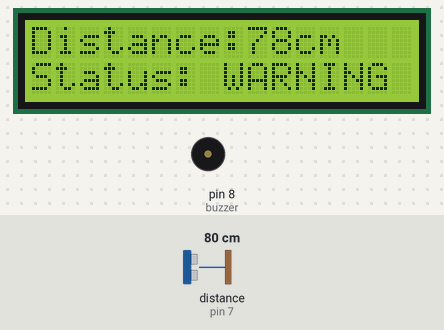
Simulated run of this sketch. Board: Arduino Uno, built with avr-gcc and run on an emulated ATmega328P. Shown: 16×2 character LCD, buzzer (waves = sounding). Wiring (inferred from the names in the program): ultrasonic range finder: trigger pin 6; echo pin 7. Inputs (shaded band) come from the test bench; at power-on: distance to the obstacle (sensor on pin 7) 80 cm. The echo pulse lasts 58.3 µs per cm; what the sketch prints to the serial monitor is not drawn.

Above: at 3.2 s.
3.3 s: distance to the obstacle (sensor on pin 7) set to 2 cm
At 4.3 s:
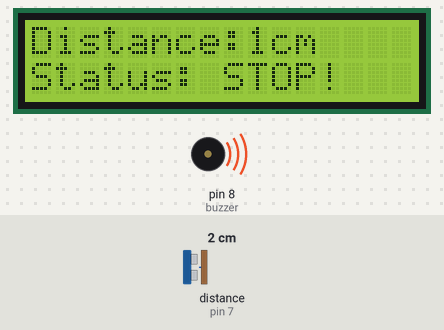
5.5 s: distance to the obstacle (sensor on pin 7) set to 100 cm
At 6.4 s:
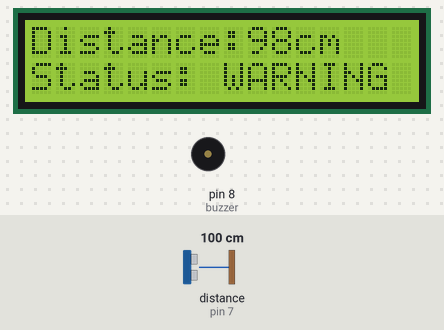
9.3 s: distance to the obstacle (sensor on pin 7) set to 106 cm
At 11.5 s:
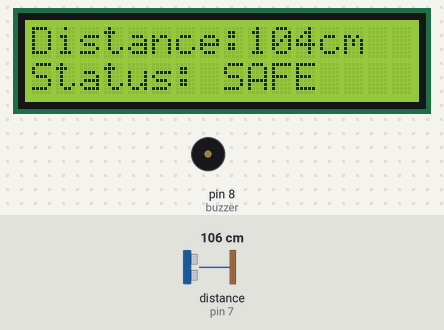
11.8 s: distance to the obstacle (sensor on pin 7) set to 35 cm
At 12.31 s:
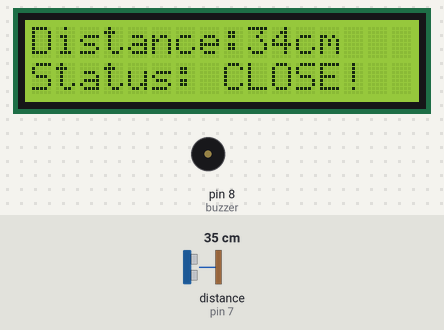
Timing chart, 0 to 15.0 s (numbered marks = the images above; inputs shaded):
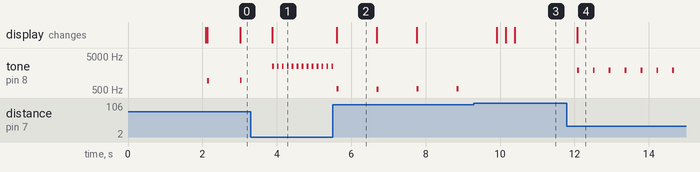

The sketch:

ultrasonic_code.ino
```cpp
#include <Wire.h>
#include <LiquidCrystal_I2C.h>

// Create LCD object (change 0x27 to 0x3F if necessary)
LiquidCrystal_I2C lcd(0x27, 16, 2);

const int trig = 6;      // Trigger pin
const int echo = 7;      // Echo pin
const int buzzer = 8;    // Buzzer pin

long totaltime;
long distance;

void setup() {

  pinMode(trig, OUTPUT);
  pinMode(echo, INPUT);
  pinMode(buzzer, OUTPUT);

  Serial.begin(9600);

  // LCD setup
  lcd.init();
  lcd.backlight();

  lcd.setCursor(0, 0);
  lcd.print("Ultrasonic");
  lcd.setCursor(0, 1);
  lcd.print("Distance Meter");
  delay(2000);

  lcd.clear();
}

void loop() {

  // Trigger ultrasonic sensor
  digitalWrite(trig, LOW);
  delayMicroseconds(2);

  digitalWrite(trig, HIGH);
  delayMicroseconds(10);
  digitalWrite(trig, LOW);

  // Measure distance
  totaltime = pulseIn(echo, HIGH);
  distance = totaltime * 0.034 / 2;

  // Print to Serial Monitor
  Serial.print("Distance: ");
  Serial.print(distance);
  Serial.println(" cm");

  // Update LCD
  // First line: Distance
lcd.setCursor(0, 0);
lcd.print("Distance:");
lcd.print("     ");        // Clear old text
lcd.setCursor(9, 0);
lcd.print(distance);
lcd.print("cm");

// Second line: Warnings
lcd.setCursor(0, 1);

if (distance > 100) {
  lcd.print("Status: SAFE   ");
}
else if (distance > 50) {
  lcd.print("Status: WARNING   ");
}
else if (distance > 20) {
  lcd.print("Status: CLOSE!  ");
}
else if (distance > 0) {
  lcd.print("Status: STOP!  ");
}
else {
  lcd.print("No Reading     ");
}

  // Buzzer logic
  if (distance <= 100 && distance > 0) {

    // Faster beeps as object gets closer
    int interval = map(distance, 5, 100, 50, 1000);
    interval = constrain(interval, 50, 1000);

    // Higher pitch as object gets closer
    int pitch = map(distance, 100, 5, 500, 2500);
    pitch = constrain(pitch, 500, 2500);

    tone(buzzer, pitch);
    delay(50);
    noTone(buzzer);
    delay(interval);

  } else {

    noTone(buzzer);
    delay(200);
  }
}
```

Measured:
- the behaviour switches between 102 and 103 cm on distance to the obstacle (sensor on pin 7) (found by bisection; images 2 and 3)
- after the input at 3.3 s, tone on pin 8 (buzzer): alternates 2500 Hz for 0.05 s and silent for 0.08 s, starting after 0.58 s; the display: changes after 0.58 s (image 1)
- after the input at 5.5 s, the display: changes after 0.11 s (image 2)
- after the input at 9.3 s, tone on pin 8 (buzzer): stops changing and stays silent; the display: changes after 0.61 s (image 3)
- after the input at 11.8 s, tone on pin 8 (buzzer): alternates 1889 Hz for 0.05 s and silent for 0.38 s, starting after 0.27 s; the display: changes after 0.27 s (image 4)
